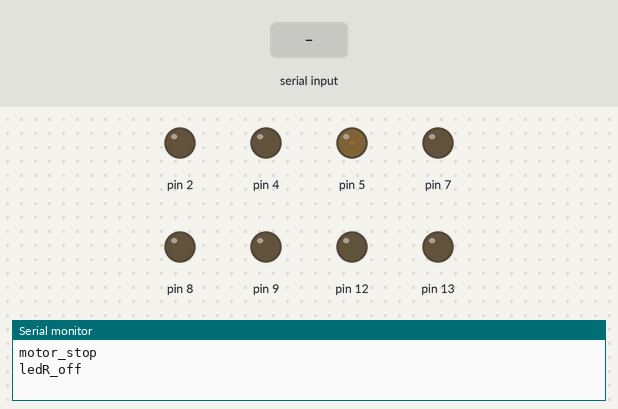
Simulated run of this sketch. Board: Arduino Uno, built with avr-gcc and run on an emulated ATmega328P. Shown: output pins drawn as LEDs (lit = HIGH), the last lines printed to the serial monitor. The inputs (shaded band) are chosen by the test bench.

Above: at 1.2 s.
1.3 s: "a" received over Serial
At 1.6 s:
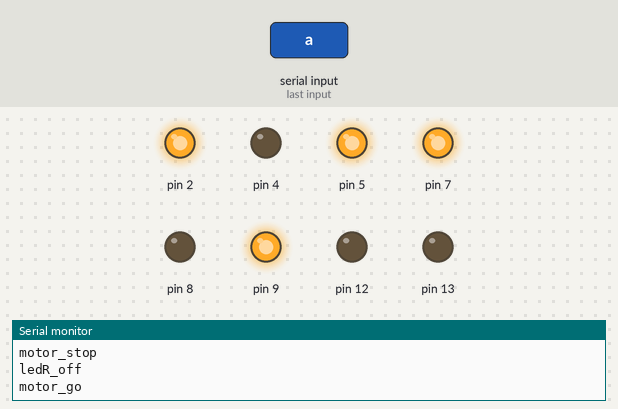
3.8 s: "b" received over Serial
At 4.6 s:
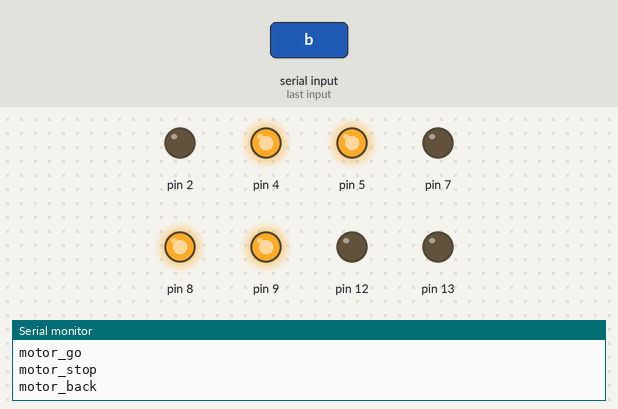
6.3 s: "c" received over Serial
At 6.6 s:
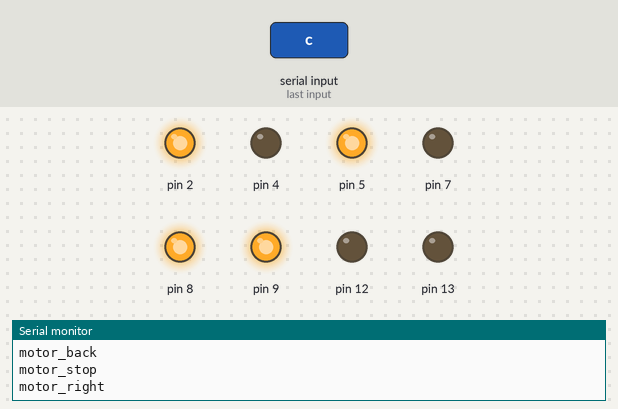
8.8 s: "d" received over Serial
At 9.6 s:
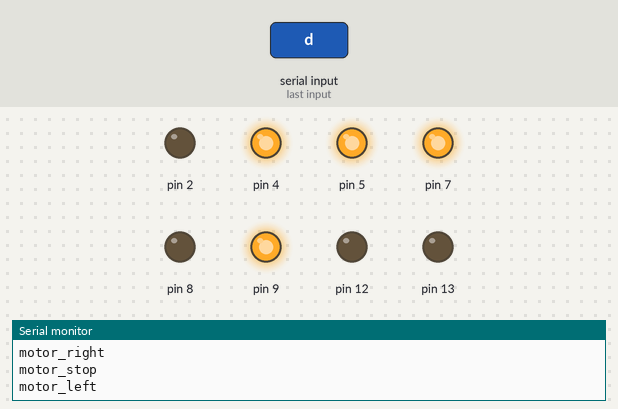
11.3 s: "e" received over Serial
At 11.6 s:
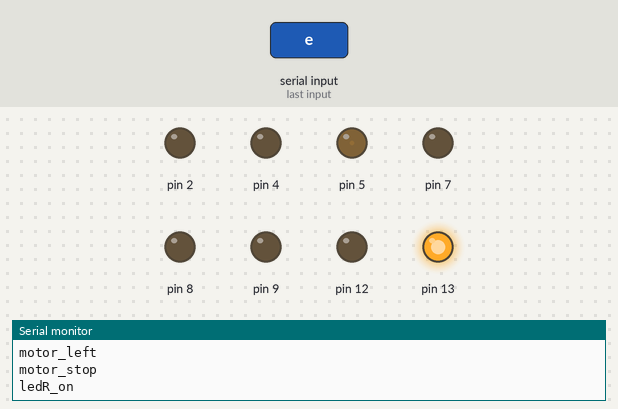
12.8 s: "f" received over Serial
At 15.0 s:
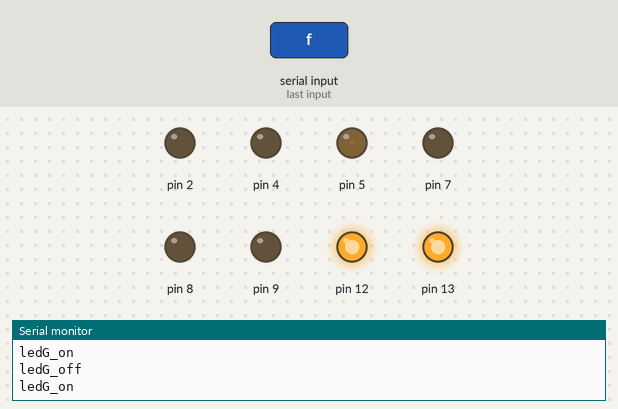
Timing chart, 0 to 16.8 s (numbered marks = the images above; inputs shaded):
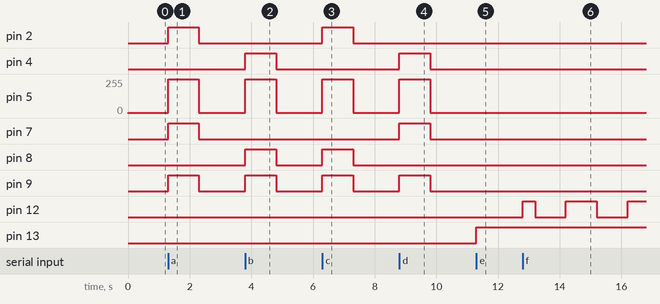

Measured:
- after the input at 1.3 s, pin 2, pin 7, pin 9: LOW → HIGH at once, → LOW 1.0 s later; pin 5: 1/255 → 255/255 at once, → 1/255 1.0 s later
- after the input at 3.8 s, pin 4, pin 8, pin 9: LOW → HIGH at once, → LOW 1.0 s later; pin 5: 1/255 → 255/255 at once, → 1/255 1.0 s later
- after the input at 6.3 s, pin 2, pin 8, pin 9: LOW → HIGH at once, → LOW 1.0 s later; pin 5: 1/255 → 255/255 at once, → 1/255 1.0 s later
- after the input at 8.8 s, pin 4, pin 7, pin 9: LOW → HIGH at once, → LOW 1.0 s later; pin 5: 1/255 → 255/255 at once, → 1/255 1.0 s later
- after the input at 11.3 s, pin 13: LOW → HIGH at once
- after the input at 12.8 s, pin 12: goes HIGH 0.40 s, LOW 1.0 s, HIGH 1.0 s, LOW 1.0 s, then HIGH, starting at once

The sketch:

robot.ino
```cpp
#include <avr/io.h>
#include <avr/interrupt.h>
#include <util/delay.h>
#define TCNT1_BOTTOM 49896    //割り込み周期:50msec

boolean ADC_FLAG = false;
int AnalogData;

int sig = 0;
int ledR = -1;
int ledG = -1;
int ledGtmp = -1;
int spd=255; // 1~255の値にする
int motor_delay = 1000; // モーターを動かす時間

void setup(){
  Serial.begin(4800);
  pinMode(2,OUTPUT); // 左モーター用ドライバピン
  pinMode(4,OUTPUT); // 左モーター用ドライバピン
  pinMode(7,OUTPUT); // 右モーター用ドライバピン
  pinMode(8,OUTPUT); // 右モーター用ドライバピン
  pinMode(12,OUTPUT);//緑LED
  pinMode(13,OUTPUT);//赤LED
  TIMSK1 = (1<<TOIE1); //タイマ/カウンタ1割り込み使用
  TCCR1A = 0;//タイマ使用
  TCCR1B = 5;//分周数:1024 == ck/1024
  TCNT1 = 0;//タイマ/カウンタ1初期化
  sei(); // 全割り込み許可
  AnalogData = 0;
  motor_stop();
  ledROff();
}

void ledROn(){
  digitalWrite(13,HIGH);
  Serial.println("ledR_on");
}

void ledROff(){
  digitalWrite(13,LOW);
  Serial.println("ledR_off");
}

void ledGOn(){
  digitalWrite(12,HIGH);
  Serial.println("ledG_on");
}

void ledGOff(){
  digitalWrite(12,LOW);
  Serial.println("ledG_off");
}

void motor_stop(){
  digitalWrite(2,LOW);
  digitalWrite(4,LOW);
  analogWrite(5,1);
  digitalWrite(7,LOW);
  digitalWrite(8,LOW);
  analogWrite(9,1);
  Serial.println("motor_stop");
}

void motor_go(){
  digitalWrite(2,HIGH);
  digitalWrite(4,LOW);
  analogWrite(5,spd);
  digitalWrite(7,HIGH);
  digitalWrite(8,LOW);
  analogWrite(9,spd);
  Serial.println("motor_go");
}

void motor_back(){
  digitalWrite(2,LOW);
  digitalWrite(4,HIGH);
  analogWrite(5,spd);
  digitalWrite(7,LOW);
  digitalWrite(8,HIGH);
  analogWrite(9,spd);
  Serial.println("motor_back");
}

void motor_left(){
  digitalWrite(2,HIGH);
  digitalWrite(4,LOW);
  analogWrite(5,spd);
  digitalWrite(7,LOW);
  digitalWrite(8,HIGH);
  analogWrite(9,spd);
  Serial.println("motor_right");
}

void motor_right(){
  digitalWrite(2,LOW);
  digitalWrite(4,HIGH);
  analogWrite(5,spd);
  digitalWrite(7,HIGH);
  digitalWrite(8,LOW);
  analogWrite(9,spd);
  Serial.println("motor_left");
}

void loop(){
  if(Serial.available()>0){ // データの読み込み
    sig=Serial.read();
    switch(sig){
    case 'a':
      motor_go();
      delay(motor_delay);
      motor_stop();
      break;
    case 'b':
      motor_back();
      delay(motor_delay);
      motor_stop();
      break;
    case 'c':
      motor_left();
      delay(motor_delay);
      motor_stop();
      break;
    case 'd':
      motor_right();
      delay(motor_delay);
      motor_stop();
      break;
    case 'e':
      ledR = ledR * (-1);
      if(ledR<=0) ledROff();
      else ledROn();
      break;
    case 'f'://コックピットLEDをon
      ledG = 1;
      ledGtmp = 1;
      if(ledG<=0) ledGOff();
      else ledGOn();
      break;
    case 'g'://コックピットLEDをoff
      ledG = -1;
      ledGtmp = -1;
      if(ledG<=0) ledGOff();
      else ledGOn();
      break;
    }
  }

  if((ADC_FLAG == true)&&(ledG == 1)){ //フラグが真なら処理
    if(ledGtmp < 0){
      ledGOff();
    }else{
      ledGOn();
    }
    ledGtmp = ledGtmp * (-1);
    ADC_FLAG = false;
  }
}

ISR(TIMER1_OVF_vect){
  TCNT1 = TCNT1_BOTTOM;
  ADC_FLAG = true;
}
```
